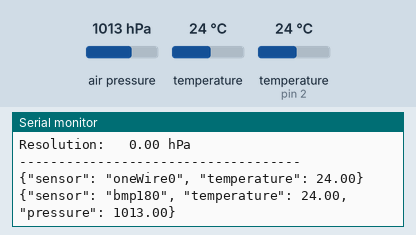
This sketch was run on a simulated Arduino Uno, built with avr-gcc and run on an emulated ATmega328P. Parts: the last lines printed to the serial monitor. The inputs (shaded band) are chosen by the test bench; at power-on: air pressure 1013 hPa, temperature (sensor on pin 2) 24 °C, temperature 24 °C.

Above: at 6.5 s.
6.6 s: air pressure set to 952 hPa
At 8.8 s:
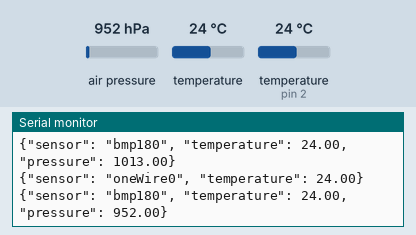
9.1 s: temperature (sensor on pin 2) set to 12 °C
At 11.2 s:
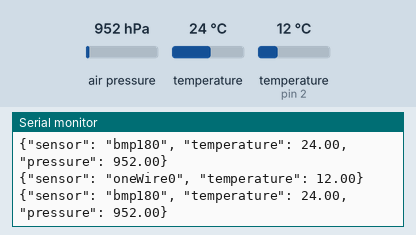
11.6 s: temperature (sensor 0) set to 12 °C
At 13.9 s:
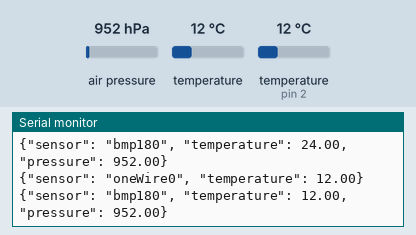
14.1 s: temperature (sensor on pin 2) set to 19 °C
At 16.3 s:
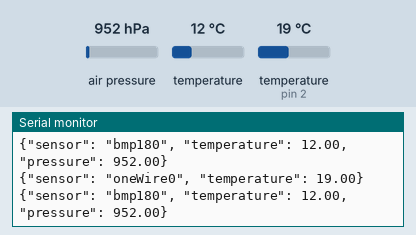
16.6 s: air pressure set to 975 hPa
At 18.3 s:
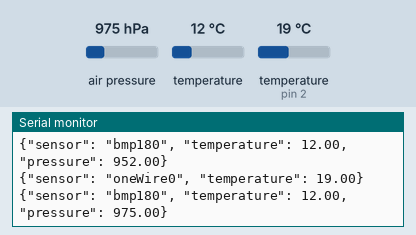
Timing chart, 0 to 19.8 s (numbered marks = the images above; inputs shaded):
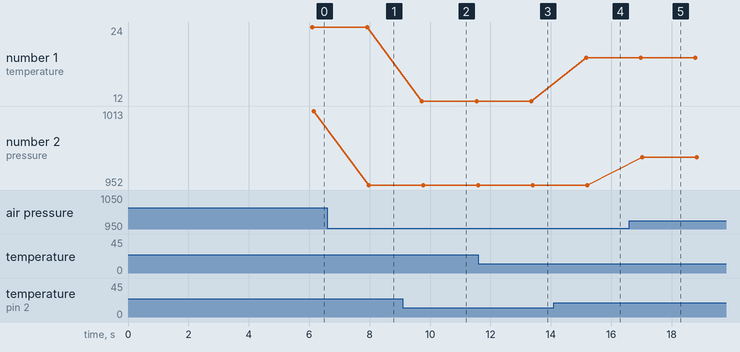

Measured:
- after the input at 6.6 s, the serial monitor: prints a new line after 1.4 s (image 1)
- after the input at 9.1 s, the serial monitor: prints a new line after 0.63 s (image 2)
- after the input at 11.6 s, the serial monitor: prints a new line after 1.8 s (image 3)
- after the input at 14.1 s, the serial monitor: prints a new line after 1.1 s (image 4)
- after the input at 16.6 s, the serial monitor: prints a new line after 0.42 s (image 5)
- plotted number 1: 24 → 12 after the input at 9.1 s, 12 → 19 after the input at 14.1 s
- plotted number 2: 1013 → 952 after the input at 6.6 s, 952 → 975 after the input at 16.6 s

The sketch:

arduino-weatherstation-test.ino
```cpp
// This is just some (dirty) test case that outputs the measurements of multiple
// bs18b20's as well as a connected bmp180.
//
// Connect the bmp180 to your Arduino UNO as follows:
//  - SCL to analog 5
//  - SDA to analog 4
//  - VDD to 3.3v DC
//  - Ground to common ground
//
// Connect the bs18b20's as shown here: http://bildr.org/2011/07/ds18b20-arduino/
// and http://www.strangeparty.com/2010/12/13/arduino-1-wire-temperature-sensors/
//
// Upload this to your arduino and everysecond the arduino will output the current
// temperature from all sensors in the JSON format so you can easily parse and
// process this in any language you want:
//
// $ cat /dev/ttyACM0
// {"sensor": "oneWire0", "temperature": 24.94}
// {"sensor": "oneWire1", "temperature": 25.00}
// {"sensor": "bmp180", "temperature": 25.50, "pressure": 1026.44}
//
// {"sensor": "oneWire0", "temperature": 24.94}
// {"sensor": "oneWire1", "temperature": 25.00}
// {"sensor": "bmp180", "temperature": 25.50, "pressure": 1026.43}
// [..]
//
//
// Extra info:
//
// OneWire and DallasTemperature libraries from
//   http://milesburton.com/index.php?title=Dallas_Temperature_Control_Library
// Code based on examples from above and at
//   http://www.hacktronics.com/Tutorials/arduino-1-wire-address-finder.html
// See also http://www.arduino.cc/playground/Learning/OneWire

#include <Adafruit_Sensor.h>
#include <Adafruit_BMP085_U.h>
#include <OneWire.h>
#include <DallasTemperature.h>
#include <Wire.h>

// Data wire is plugged into pin 2 on the Arduino (can be any digital I/O pin)
#define ONE_WIRE_BUS 2

// Setup a oneWire instance to communicate with any OneWire devices (not just Maxim/Dallas temperature ICs)
OneWire oneWire(ONE_WIRE_BUS);

// Pass our oneWire reference to Dallas Temperature.
DallasTemperature sensors(&oneWire);

int numberOfSensors;

Adafruit_BMP085_Unified bmp = Adafruit_BMP085_Unified(10085);

void setup(void) {
  // start serial port
  Serial.begin(9600);
  Serial.println("Temperature reading demo using multiple sensors");

  initializeOneWireSensors();
  initializeBmp180Sensor();
}

void initializeOneWireSensors() {
  // Start up the library
  sensors.begin();

  Serial.print("Sleeping a bit to let the sensors startup, serial port can lock up otherwise on linux");
  delay(5000);  //important on linux as serial port can lock up otherwise
  numberOfSensors = discoverOneWireDevices();
}

void initializeBmp180Sensor() {
  if (!bmp.begin()) {
    Serial.print("Ooops, no BMP085 detected ... Check your wiring or I2C ADDR!");
    while(1);
  }

  displaySensorDetails();
}

void loop(void) {
  printOneWireTemperaturesToSerial();
  printBmpTempereaturesToSerial();
  delay(1000);
}

void printOneWireTemperaturesToSerial(void) {
  // call sensors.requestTemperatures() to issue a global temperature
  // request to all devices on the bus
  sensors.requestTemperatures(); // Send the command to get temperatures

  // Read each of our sensors and print the value
  for(int i=0; i < numberOfSensors; i++) {
    float temperature = sensors.getTempCByIndex(i);
    Serial.print("{\"sensor\": \"oneWire");
    Serial.print(i);
    Serial.print("\", \"temperature\": ");
    Serial.print(temperature);
    Serial.print ("}\n");
  }
}

void printBmpTempereaturesToSerial()
{
    /* Get a new sensor event */
  sensors_event_t event;
  bmp.getEvent(&event);

  /* Display the results (barometric pressure is measure in hPa) */
  if (event.pressure)
  {
    float temperature;
    bmp.getTemperature(&temperature);

    /* Display atmospheric pressue in hPa */
    Serial.print("{\"sensor\": \"bmp180\", \"temperature\": ");
    Serial.print(temperature);
    Serial.print(", \"pressure\": ");
    Serial.print(event.pressure);
    Serial.println("}\n");
  }
  else
  {
    Serial.println("{sensor: \"bmp180\", error: \"bmp180 sensor error\"}\n");
  }
}

// Based on http://www.hacktronics.com/Tutorials/arduino-1-wire-address-finder.html
int discoverOneWireDevices(void) {
  byte i;
  byte present = 0;
  byte data[12];
  byte addr[8];
  int count = 0;

  Serial.println("Looking for 1-Wire devices...");
  while(oneWire.search(addr)) {
    Serial.print("Found \'1-Wire\' device with address: ");
    for( i = 0; i < 8; i++) {
      Serial.print("0x");
      if (addr[i] < 16) {
        Serial.print('0');
      }
      Serial.print(addr[i], HEX);
      if (i < 7) {
        Serial.print(", ");
      }
    }
    if ( OneWire::crc8( addr, 7) != addr[7]) {
        Serial.println("CRC is not valid!");
        return 0;
    }
    Serial.println();
    count++;
  }
  Serial.println("That's it.");
  oneWire.reset_search();
  return count;
}

/**
 * Displays some basic information on this sensor from the unified
 * sensor API sensor_t type (see Adafruit_Sensor for more information)
 */
void displaySensorDetails(void) {
  sensor_t sensor;
  bmp.getSensor(&sensor);
  Serial.println("------------------------------------");
  Serial.print  ("Bmp Sensor:   "); Serial.println(sensor.name);
  Serial.print  ("Driver Ver:   "); Serial.println(sensor.version);
  Serial.print  ("Unique ID:    "); Serial.println(sensor.sensor_id);
  Serial.print  ("Max Value:    "); Serial.print(sensor.max_value); Serial.println(" hPa");
  Serial.print  ("Min Value:    "); Serial.print(sensor.min_value); Serial.println(" hPa");
  Serial.print  ("Resolution:   "); Serial.print(sensor.resolution); Serial.println(" hPa");
  Serial.println("------------------------------------");
  Serial.println("");
}
```
